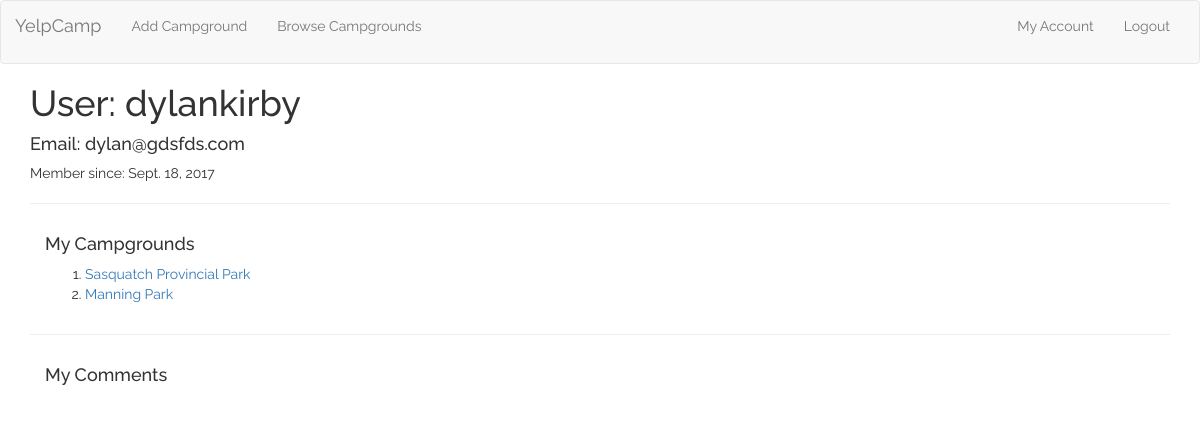
/accounts/2/ (signed in), run on an earlier commit of the app's database.
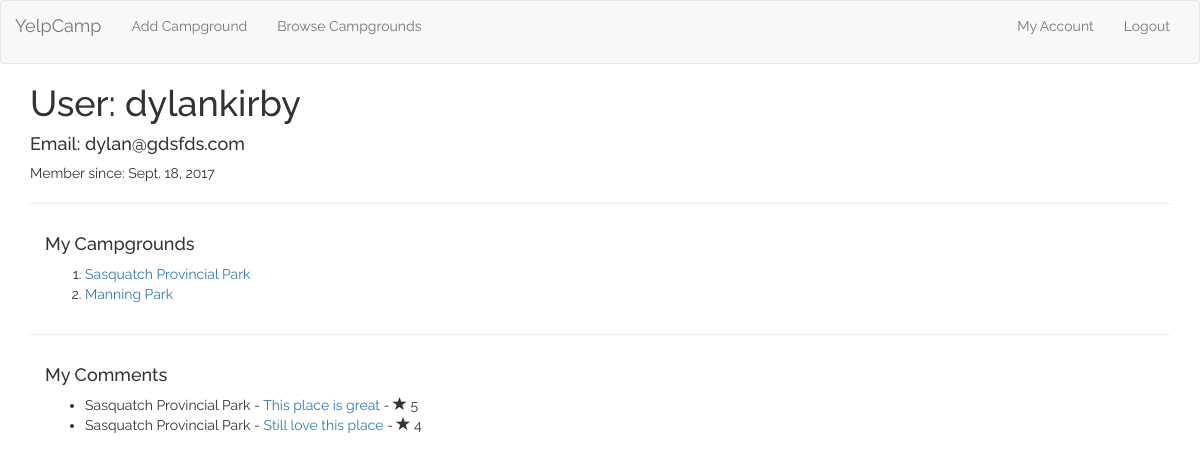
And on a later commit of the database.
### campgrounds/models.py (models this page shows, shortened)
class Campground(models.Model):
	author = models.ForeignKey('auth.User' , related_name='submitted_campgrounds')
	name = models.CharField(max_length=128, blank=False, unique=True)
	image = models.URLField(blank=False)
	short_description = models.CharField(max_length=128)
	price_per_night = models.DecimalField(max_digits=5, decimal_places=2, blank=True)
	city = models.CharField(max_length=56, blank=True, unique=False)
	PROVINCES = (
		('British Columbia', 'BC'),
	)
	province = models.CharField(max_length=56, blank=False, unique=False, choices=PROVINCES, default='BC')
	def __init__(self, *args, **kwargs):
	    super(Campground, self).__init__(*args, **kwargs)
	def __str__(self):
		return self.name

class Review(models.Model):
	author = models.ForeignKey('auth.User', related_name='my_reviews')
	campground = models.ForeignKey(Campground, related_name='reviews')
	comment = models.CharField(max_length=256, blank=True)
	RATINGS = (
		(1, 'Bad (1)'),
		(2, 'Ok (2)'),
		(3, 'Average (3)'),
		(4, 'Good (4)'),
		(5, 'Great (5)'),
	)
	rating = models.IntegerField(default=5, choices=RATINGS)
	date = models.DateTimeField(default=timezone.now())

### accounts/views.py (the view)
# urls.py: url(r'^(?P<pk>\d+)/$', views.AccountDetail.as_view(), name="my_account"),
class AccountDetail(DetailView, LoginRequiredMixin):
	model = User
	template_name = 'accounts/user_detail.html'
	context_object_name = 'user_object'
	def get_object(self):
		return self.request.user

### accounts/templates/accounts/user_detail.html
{% extends 'base.html' %}
{% block content %}
<div class="container">
	<h1>User: {{user.username}} </h1>
	<h4>Email: {{user.email}}</h4>
	<p>Member since: {{user.date_joined.date}}</p>
	<hr>
	<div class="container">
		<h4>My Campgrounds</h4>
		<ol>
			{% for campground in user.submitted_campgrounds.all %}
				<li><a href="{% url 'campgrounds:details' pk=campground.pk %}">{{campground.name}}</a></li>
			{% endfor %}
		</ol>
	</div>
	<hr>
	<div class="container">
		<h4>My Comments</h4>
		<ul>
			{% for review in user.my_reviews.all %}
				<li>{{review.campground}} - <a href="{% url 'campgrounds:details' pk=review.campground.pk %}">{{review.comment}}</a> - <span class="glyphicon glyphicon-star"></span> {{review.rating}}</li>
			{% endfor %}
		</ul>
	</div>
</div>
{% endblock %}

What changed in the data, as far as the page shows it:
added Review: campground "Sasquatch Provincial Park", comment "This place is great", rating "5"
added Review: campground "Sasquatch Provincial Park", comment "Still love this place", rating "4"
